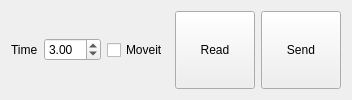
           <widget class="QFrame" name="right_arm_send_frame">
            <property name="minimumSize">
             <size>
              <width>0</width>
              <height>0</height>
             </size>
            </property>
            <property name="maximumSize">
             <size>
              <width>500</width>
              <height>280</height>
             </size>
            </property>
            <layout class="QHBoxLayout" name="horizontalLayout_8">
             <item>
              <widget class="QLabel" name="right_arm_time_txt">
               <property name="sizePolicy">
                <sizepolicy hsizetype="Preferred" vsizetype="Fixed">
                 <horstretch>0</horstretch>
                 <verstretch>0</verstretch>
                </sizepolicy>
               </property>
               <property name="text">
                <string>Time</string>
               </property>
              </widget>
             </item>
             <item>
              <widget class="QDoubleSpinBox" name="right_arm_time">
               <property name="sizePolicy">
                <sizepolicy hsizetype="Preferred" vsizetype="Fixed">
                 <horstretch>0</horstretch>
                 <verstretch>0</verstretch>
                </sizepolicy>
               </property>
               <property name="singleStep">
                <double>0.500000000000000</double>
               </property>
               <property name="value">
                <double>3.000000000000000</double>
               </property>
              </widget>
             </item>
             <item>
              <widget class="QCheckBox" name="right_moveit_check">
               <property name="statusTip">
                <string/>
               </property>
               <property name="autoFillBackground">
                <bool>false</bool>
               </property>
               <property name="text">
                <string>Moveit</string>
               </property>
               <property name="checked">
                <bool>false</bool>
               </property>
               <property name="autoRepeat">
                <bool>false</bool>
               </property>
               <property name="autoExclusive">
                <bool>false</bool>
               </property>
               <property name="tristate">
                <bool>false</bool>
               </property>
              </widget>
             </item>
             <item>
              <widget class="QPushButton" name="right_arm_read">
               <property name="sizePolicy">
                <sizepolicy hsizetype="Preferred" vsizetype="Preferred">
                 <horstretch>0</horstretch>
                 <verstretch>0</verstretch>
                </sizepolicy>
               </property>
               <property name="layoutDirection">
                <enum>Qt::LeftToRight</enum>
               </property>
               <property name="text">
                <string>Read</string>
               </property>
              </widget>
             </item>
             <item>
              <widget class="QPushButton" name="right_arm_send">
               <property name="sizePolicy">
                <sizepolicy hsizetype="Preferred" vsizetype="Preferred">
                 <horstretch>0</horstretch>
                 <verstretch>0</verstretch>
                </sizepolicy>
               </property>
               <property name="text">
                <string>Send</string>
               </property>
               <property name="checkable">
                <bool>false</bool>
               </property>
               <property name="checked">
                <bool>false</bool>
               </property>
              </widget>
             </item>
            </layout>
           </widget>
